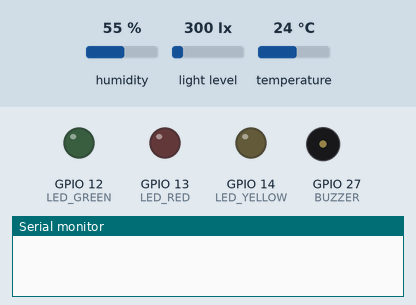
The sketch below on a simulated ESP32. Parts: output pins drawn as LEDs (lit = HIGH), buzzer (waves = sounding, pin HIGH), the last lines printed to the serial monitor. The inputs (shaded band) are chosen by the test bench; at power-on: humidity 55 %, light level 300 lx, temperature 24 °C. WiFi joins after 1.5 s; servers stay silent unless stated.

Above: at 0.1 s.
At 1.9 s:
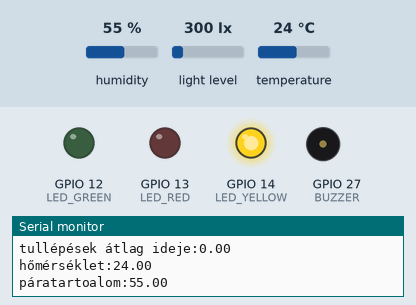
Timing chart, 0 to 3.4 s (numbered marks = the images above):
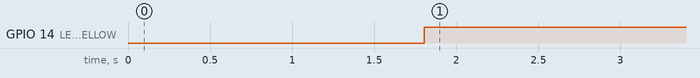

The sketch:

sketch_dec25a_copy_20250104212650.ino
```cpp
#define BLYNK_TEMPLATE_ID "*******"  // Blynk Template ID
#define BLYNK_TEMPLATE_NAME "Teszt"
#define BLYNK_AUTH_TOKEN "*******-*******-By"    // Blynk Auth Token

#include <Wire.h>
#include <BH1750.h>
#include <DHT.h>
#include <BlynkSimpleEsp32.h>

// BH1750 és DHT11 beállítások
BH1750 lightMeter;
#define DHTPIN 33
#define DHTTYPE DHT11
DHT dht(DHTPIN, DHTTYPE);

// LED és hangjelző
#define LED_YELLOW 14
#define LED_GREEN 12
#define LED_RED 13
#define BUZZER 27

// WiFi adatok
char auth[] = BLYNK_AUTH_TOKEN;
char ssid[] = "*******-*******";       // A Wi-Fi hálózat neve
char pass[] = "*******";   // A Wi-Fi hálózat jelszava

// Globális változók
float totalLight = 0;
float lightReadings = 0;
float luxThresholdExceeds = 0;
float exceedStartTime = 0;
float totalExceedTime = 0;

void setup() {
  Serial.begin(115200);

  // Blynk és szenzorok inicializálása
  Blynk.begin(auth, ssid, pass);
  Wire.begin(19,18);
  lightMeter.begin(BH1750::CONTINUOUS_HIGH_RES_MODE);
  dht.begin();

  // LED és hangjelző
  pinMode(LED_YELLOW, OUTPUT);
  pinMode(LED_GREEN, OUTPUT);
  pinMode(LED_RED, OUTPUT);
  pinMode(BUZZER, OUTPUT);
}

void loop() {
  Blynk.run();
  pinMode(BUZZER, OUTPUT);
  // Fényintenzitás mérése
  float lux = lightMeter.readLightLevel();
  totalLight += lux;
  lightReadings++;

  // LED-ek vezérlése
  if (lux < 3000) {
    digitalWrite(LED_YELLOW, HIGH);
    digitalWrite(LED_GREEN, LOW);
    digitalWrite(LED_RED, LOW);
  } else if (lux < 8000) {
    digitalWrite(LED_YELLOW, LOW);
    digitalWrite(LED_GREEN, HIGH);
    digitalWrite(LED_RED, LOW);
  } else {
    digitalWrite(LED_YELLOW, LOW);
    digitalWrite(LED_GREEN, LOW);
    digitalWrite(LED_RED, HIGH);
    digitalWrite(BUZZER, HIGH);
    tone(BUZZER, 4000);  // 1000 Hz-es frekvenciával megszólaltatjuk
    delay(1000);  // 1 másodpercig szól
     noTone(BUZZER);  // Leállítjuk a hangot
    delay(1);  // 1 másodperc szünet

    if (exceedStartTime == 0) {
      exceedStartTime = millis();
    }
  }

  // Túlcsordulások rögzítése
  if (lux < 8000 && exceedStartTime > 0) {
    luxThresholdExceeds++;
    totalExceedTime += millis() - exceedStartTime;
    exceedStartTime = 0;
    digitalWrite(BUZZER, LOW);
  }

  // DHT11 mérések
  float temp = dht.readTemperature();
  float hum = dht.readHumidity();

//Blynk frissítések
Blynk.virtualWrite(V21, lux);
Blynk.virtualWrite(V22, luxThresholdExceeds);
Blynk.virtualWrite(V33, luxThresholdExceeds > 0 ? totalExceedTime / luxThresholdExceeds/1000/60 : 0);
Blynk.virtualWrite(V34, temp);
Blynk.virtualWrite(V35, hum);
  Serial.print("jelenlegi fényerő");
  Serial.println(lux);
  Serial.print("eddigi fényerő tullépesek száma");
  Serial.println(luxThresholdExceeds);
  Serial.print("tullépések átlag ideje:");

  Serial.println(luxThresholdExceeds > 0 ? totalExceedTime / luxThresholdExceeds/1000/60 : 0);
  Serial.print("hőmérséklet:");
  Serial.println(temp);
  Serial.print("páratartoalom:");
  Serial.println(hum);


  delay(1000);
}
```

Measured:
- by itself, GPIO 14 (LED_YELLOW): LOW → HIGH at 1.8 s
